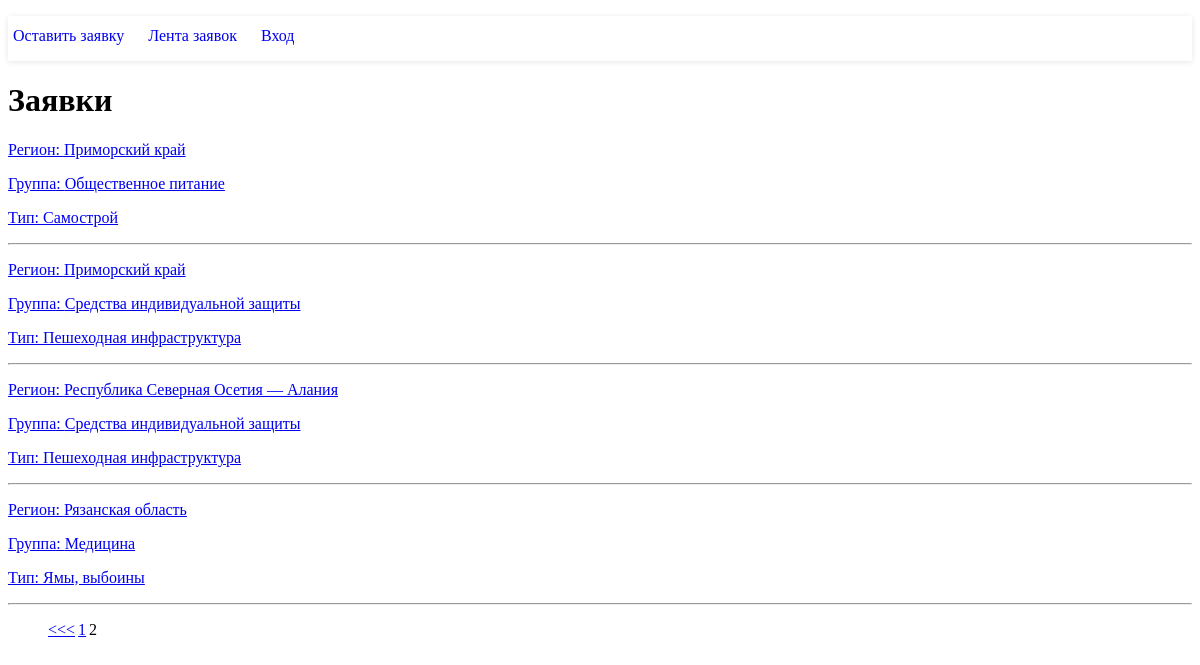
/applications/2, run on the app's committed database.
### tables this page shows
CREATE TABLE applications
(
	id INTEGER not null
		constraint applications_pk
			primary key autoincrement,
	region text,
	"group" text,
	type text,
	message text,
	status text
);

### application/controllers/MainController.php (called while the page is built, shortened)
<?php
class MainController extends Controller {
    public function applicationsAction() {
        $pagination = new Pagination($this->route, $this->model->applicationsCount(), 5);
        $vars = [
            'pagination' => $pagination->get(),
            'list' => $this->model->applicationsList($this->route),
        ];
        $this->view->render('Заявки', $vars);
    }
}

### index.php (called while the page is built, shortened)
<?php
spl_autoload_register(function ($class_name) {
    $path = str_replace('\\', '/', $class_name.'.php');
});
$router = new Router;
$router ->run();

### application/lib/Db.php (called while the page is built, shortened)
<?php
class Db {
    protected $db;
    function __construct() {
        $config = require 'application/config/db.php';
        try {
            $this->db = new PDO('sqlite:' . $config['name']);
        } catch (PDOException $e) {
                print "Error: " . $e->getMessage() . "<br/>";
            }
    }
    public function query($sql, $params = []) {
        $stmt = $this->db->prepare($sql);
        if (!empty($params)) {
            foreach ($params as $key => $val) {
                if (is_int($val)) {
                    $type = PDO::PARAM_INT;
                } else {
                    $type = PDO::PARAM_STR;
                }
                $stmt->bindValue(':'.$key, $val, $type);
            }
        }
        $stmt->execute();
        return $stmt;
    }
    public function row($sql, $params = []) {
        $result = $this->query($sql, $params);
        return $result->fetchAll(PDO::FETCH_ASSOC);
    }
    public function column($sql, $params = []) {
        $result = $this->query($sql, $params);
        return $result->fetchColumn();
    }
}

### application/config/db.php (called while the page is built)
<?php
return [
    'host' => 'localhost',
    'name' => 'db.sqlite',
];

### application/core/Model.php (called while the page is built, shortened)
<?php
abstract class Model {
    public $db;
    public function __construct() {
        $this->db = new Db;
    }
    public function applicationsCount() {
        return $this->db->column('SELECT COUNT(id) FROM applications');
    }
    public function applicationsList($route) {
        $max = 5;
        $params = [
            'max' => $max,
            'start' => (($route['page'] ?? 1) - 1) * $max,
        ];
        return $this->db->row('SELECT * FROM applications ORDER BY id DESC LIMIT :start, :max', $params);
    }
}

### application/core/Controller.php (called while the page is built, shortened)
<?php
abstract class Controller {
    public function __construct($route) {
        $this->route = $route;
        $this->model = $this->loadModel($route['controller']);
    }
    public function loadModel($name) {
        $path = 'application\models\\'.ucfirst($name);
        if(class_exists($path)) {
            return new $path;
        }
    }
}

### application/views/main/applications.php (the view, shortened to what this page needs)
<h1>Заявки</h1>
<?php foreach ($list as $value): ?>
    <a href="/detail/<?php echo $value['id']?>">
        <p>Регион: <?php echo $value['region']?></p>
        <p>Группа: <?php echo $value['group']?></p>
        <p>Тип: <?php echo $value['type']?></p>
    </a>
    <hr>
<?php endforeach; ?>
<?php echo $pagination; ?>

### data on the page
applications: region "Приморский край", group "Общественное питание", type "Самострой"
applications: region "Приморский край", group "Средства индивидуальной защиты", type "Пешеходная инфраструктура"
applications: region "Республика Северная Осетия — Алания", group "Средства индивидуальной защиты", type "Пешеходная инфраструктура"
applications: region "Рязанская область", group "Медицина", type "Ямы, выбоины"

### other printed values
$text "<<<"
$text "1"
